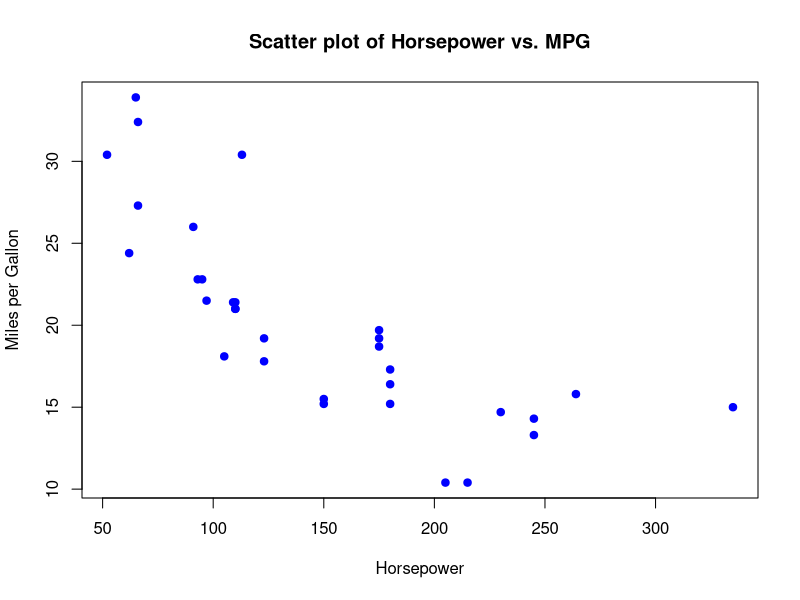
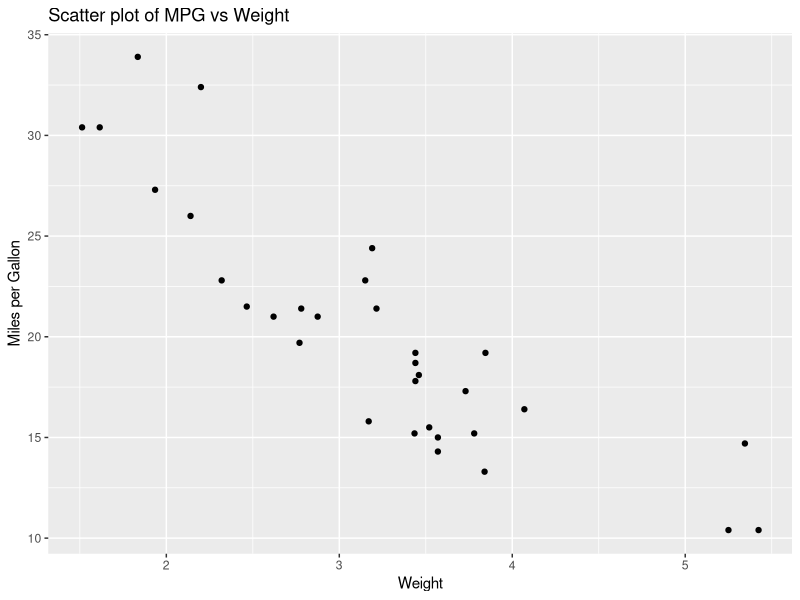
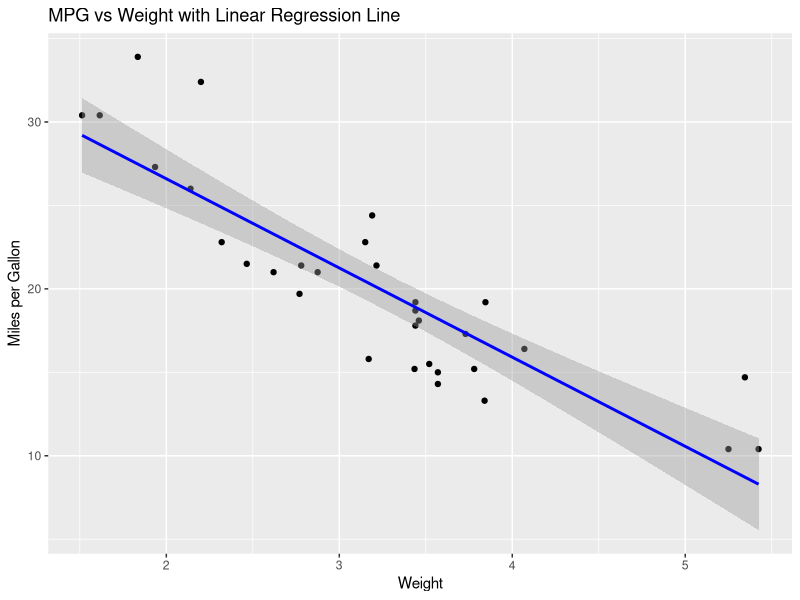

These charts were generated, in order, by the following R code:
library(ggplot2)
#plot()
#ggplot2
#cor()
# Load the built-in mtcars dataset
data(mtcars)

# Scatter plot using plot()
plot(mtcars$hp, mtcars$mpg, 
     main = "Scatter plot of Horsepower vs. MPG", 
     xlab = "Horsepower", ylab = "Miles per Gallon", 
     col = "blue", pch = 19)

#1: Perfect positive correlation
#-1: Perfect negative correlation
#0: No linear correlation



cor(mtcars$mpg, mtcars$wt)


ggplot(mtcars, aes(x = wt, y = mpg)) +
  geom_point() + 
  labs(title = "Scatter plot of MPG vs Weight", x = "Weight", y = "Miles per Gallon")


ggplot(mtcars, aes(x = wt, y = mpg)) +
  geom_point() + 
  geom_smooth(method = "lm", col = "blue") + 
  labs(title = "MPG vs Weight with Linear Regression Line", x = "Weight", y = "Miles per Gallon")

